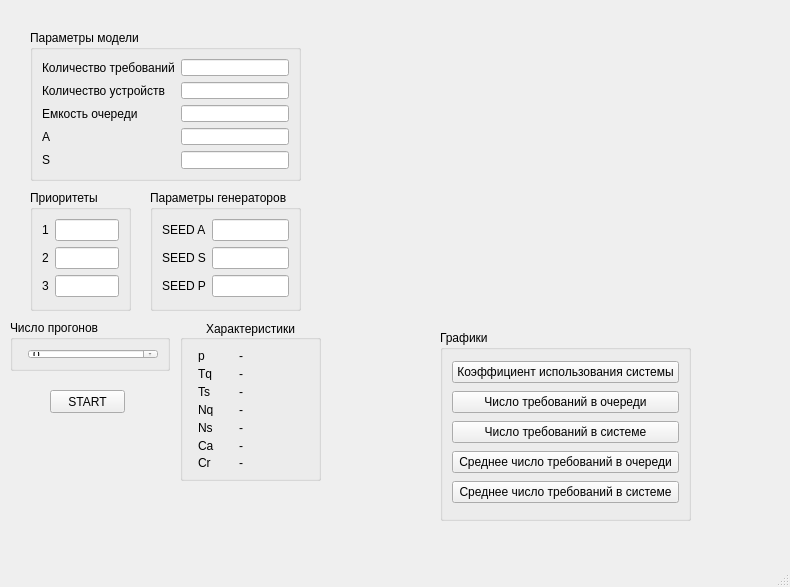
<?xml version="1.0" encoding="UTF-8"?>
<ui version="4.0">
 <class>MainWindow</class>
 <widget class="QMainWindow" name="MainWindow">
  <property name="geometry">
   <rect>
    <x>0</x>
    <y>0</y>
    <width>790</width>
    <height>587</height>
   </rect>
  </property>
  <property name="windowTitle">
   <string>MainWindow</string>
  </property>
  <widget class="QWidget" name="centralwidget">
   <widget class="QGroupBox" name="formGroupBox">
    <property name="geometry">
     <rect>
      <x>30</x>
      <y>30</y>
      <width>271</width>
      <height>151</height>
     </rect>
    </property>
    <property name="title">
     <string>Параметры модели</string>
    </property>
    <layout class="QFormLayout" name="formLayout">
     <item row="0" column="0">
      <widget class="QLabel" name="label">
       <property name="text">
        <string>Количество требований</string>
       </property>
      </widget>
     </item>
     <item row="1" column="0">
      <widget class="QLabel" name="label_2">
       <property name="text">
        <string>Количество устройств</string>
       </property>
      </widget>
     </item>
     <item row="3" column="0">
      <widget class="QLabel" name="label_3">
       <property name="text">
        <string>A</string>
       </property>
      </widget>
     </item>
     <item row="4" column="0">
      <widget class="QLabel" name="label_4">
       <property name="text">
        <string>S</string>
       </property>
      </widget>
     </item>
     <item row="0" column="1">
      <widget class="QLineEdit" name="lineEdit"/>
     </item>
     <item row="1" column="1">
      <widget class="QLineEdit" name="lineEdit_2"/>
     </item>
     <item row="3" column="1">
      <widget class="QLineEdit" name="lineEdit_3"/>
     </item>
     <item row="4" column="1">
      <widget class="QLineEdit" name="lineEdit_4"/>
     </item>
     <item row="2" column="0">
      <widget class="QLabel" name="label_10">
       <property name="text">
        <string>Емкость очереди</string>
       </property>
      </widget>
     </item>
     <item row="2" column="1">
      <widget class="QLineEdit" name="lineEdit_10"/>
     </item>
    </layout>
   </widget>
   <widget class="QGroupBox" name="formGroupBox">
    <property name="geometry">
     <rect>
      <x>150</x>
      <y>190</y>
      <width>151</width>
      <height>121</height>
     </rect>
    </property>
    <property name="title">
     <string>Параметры генераторов</string>
    </property>
    <layout class="QFormLayout" name="formLayout_2">
     <item row="0" column="0">
      <widget class="QLabel" name="label_5">
       <property name="text">
        <string>SEED A</string>
       </property>
      </widget>
     </item>
     <item row="1" column="0">
      <widget class="QLabel" name="label_6">
       <property name="text">
        <string>SEED S</string>
       </property>
      </widget>
     </item>
     <item row="0" column="1">
      <widget class="QLineEdit" name="lineEdit_5"/>
     </item>
     <item row="1" column="1">
      <widget class="QLineEdit" name="lineEdit_6"/>
     </item>
     <item row="2" column="1">
      <widget class="QLineEdit" name="lineEdit_11"/>
     </item>
     <item row="2" column="0">
      <widget class="QLabel" name="label_18">
       <property name="text">
        <string>SEED P</string>
       </property>
      </widget>
     </item>
    </layout>
   </widget>
   <widget class="QGroupBox" name="formGroupBox">
    <property name="geometry">
     <rect>
      <x>30</x>
      <y>190</y>
      <width>101</width>
      <height>121</height>
     </rect>
    </property>
    <property name="title">
     <string>Приоритеты</string>
    </property>
    <layout class="QFormLayout" name="formLayout_3">
     <item row="0" column="0">
      <widget class="QLabel" name="label_7">
       <property name="text">
        <string>1</string>
       </property>
      </widget>
     </item>
     <item row="0" column="1">
      <widget class="QLineEdit" name="lineEdit_7"/>
     </item>
     <item row="1" column="0">
      <widget class="QLabel" name="label_8">
       <property name="text">
        <string>2</string>
       </property>
      </widget>
     </item>
     <item row="2" column="0">
      <widget class="QLabel" name="label_9">
       <property name="text">
        <string>3</string>
       </property>
      </widget>
     </item>
     <item row="2" column="1">
      <widget class="QLineEdit" name="lineEdit_9"/>
     </item>
     <item row="1" column="1">
      <widget class="QLineEdit" name="lineEdit_8"/>
     </item>
    </layout>
   </widget>
   <widget class="QPushButton" name="pushButton">
    <property name="geometry">
     <rect>
      <x>50</x>
      <y>390</y>
      <width>75</width>
      <height>23</height>
     </rect>
    </property>
    <property name="text">
     <string>START</string>
    </property>
   </widget>
   <widget class="QWidget" name="verticalLayoutWidget">
    <property name="geometry">
     <rect>
      <x>330</x>
      <y>10</y>
      <width>451</width>
      <height>311</height>
     </rect>
    </property>
    <layout class="QVBoxLayout" name="mplvl">
     <item>
      <widget class="QWidget" name="widget" native="true"/>
     </item>
    </layout>
   </widget>
   <widget class="QGroupBox" name="verticalGroupBox_2">
    <property name="geometry">
     <rect>
      <x>440</x>
      <y>330</y>
      <width>251</width>
      <height>191</height>
     </rect>
    </property>
    <property name="title">
     <string>Графики</string>
    </property>
    <layout class="QVBoxLayout" name="verticalLayout">
     <item>
      <widget class="QPushButton" name="pushButton_1">
       <property name="text">
        <string>Коэффициент использования системы</string>
       </property>
      </widget>
     </item>
     <item>
      <widget class="QPushButton" name="pushButton_2">
       <property name="text">
        <string>Число требований в очереди</string>
       </property>
      </widget>
     </item>
     <item>
      <widget class="QPushButton" name="pushButton_3">
       <property name="text">
        <string>Число требований в системе</string>
       </property>
      </widget>
     </item>
     <item>
      <widget class="QPushButton" name="pushButton_4">
       <property name="text">
        <string>Среднее число требований в очереди</string>
       </property>
      </widget>
     </item>
     <item>
      <widget class="QPushButton" name="pushButton_5">
       <property name="text">
        <string>Среднее число требований в системе</string>
       </property>
      </widget>
     </item>
    </layout>
   </widget>
   <widget class="QGroupBox" name="formGroupBox">
    <property name="geometry">
     <rect>
      <x>180</x>
      <y>320</y>
      <width>141</width>
      <height>161</height>
     </rect>
    </property>
    <property name="title">
     <string>Характеристики</string>
    </property>
    <property name="alignment">
     <set>Qt::AlignCenter</set>
    </property>
    <layout class="QFormLayout" name="formLayout_4">
     <property name="horizontalSpacing">
      <number>25</number>
     </property>
     <property name="verticalSpacing">
      <number>6</number>
     </property>
     <property name="leftMargin">
      <number>15</number>
     </property>
     <property name="topMargin">
      <number>10</number>
     </property>
     <item row="0" column="0">
      <widget class="QLabel" name="label_11">
       <property name="text">
        <string>p</string>
       </property>
      </widget>
     </item>
     <item row="1" column="0">
      <widget class="QLabel" name="label_12">
       <property name="text">
        <string>Tq</string>
       </property>
      </widget>
     </item>
     <item row="2" column="0">
      <widget class="QLabel" name="label_13">
       <property name="text">
        <string>Ts</string>
       </property>
      </widget>
     </item>
     <item row="3" column="0">
      <widget class="QLabel" name="label_14">
       <property name="text">
        <string>Nq</string>
       </property>
      </widget>
     </item>
     <item row="4" column="0">
      <widget class="QLabel" name="label_15">
       <property name="text">
        <string>Ns</string>
       </property>
      </widget>
     </item>
     <item row="5" column="0">
      <widget class="QLabel" name="label_16">
       <property name="text">
        <string>Ca</string>
       </property>
      </widget>
     </item>
     <item row="6" column="0">
      <widget class="QLabel" name="label_17">
       <property name="text">
        <string>Cr</string>
       </property>
      </widget>
     </item>
     <item row="0" column="1">
      <widget class="QLabel" name="label0">
       <property name="text">
        <string>-</string>
       </property>
      </widget>
     </item>
     <item row="1" column="1">
      <widget class="QLabel" name="label1">
       <property name="text">
        <string>-</string>
       </property>
      </widget>
     </item>
     <item row="2" column="1">
      <widget class="QLabel" name="label2">
       <property name="text">
        <string>-</string>
       </property>
      </widget>
     </item>
     <item row="3" column="1">
      <widget class="QLabel" name="label3">
       <property name="text">
        <string>-</string>
       </property>
      </widget>
     </item>
     <item row="4" column="1">
      <widget class="QLabel" name="label4">
       <property name="text">
        <string>-</string>
       </property>
      </widget>
     </item>
     <item row="5" column="1">
      <widget class="QLabel" name="label5">
       <property name="text">
        <string>-</string>
       </property>
      </widget>
     </item>
     <item row="6" column="1">
      <widget class="QLabel" name="label6">
       <property name="text">
        <string>-</string>
       </property>
      </widget>
     </item>
    </layout>
   </widget>
   <widget class="QGroupBox" name="formGroupBox">
    <property name="geometry">
     <rect>
      <x>10</x>
      <y>320</y>
      <width>160</width>
      <height>51</height>
     </rect>
    </property>
    <property name="title">
     <string>Число прогонов</string>
    </property>
    <layout class="QFormLayout" name="formLayout_5">
     <item row="0" column="1">
      <widget class="QSpinBox" name="spinBox">
       <property name="maximum">
        <number>1000</number>
       </property>
      </widget>
     </item>
    </layout>
   </widget>
  </widget>
  <widget class="QMenuBar" name="menubar">
   <property name="geometry">
    <rect>
     <x>0</x>
     <y>0</y>
     <width>790</width>
     <height>21</height>
    </rect>
   </property>
  </widget>
  <widget class="QStatusBar" name="statusbar"/>
 </widget>
 <resources/>
 <connections/>
</ui>
